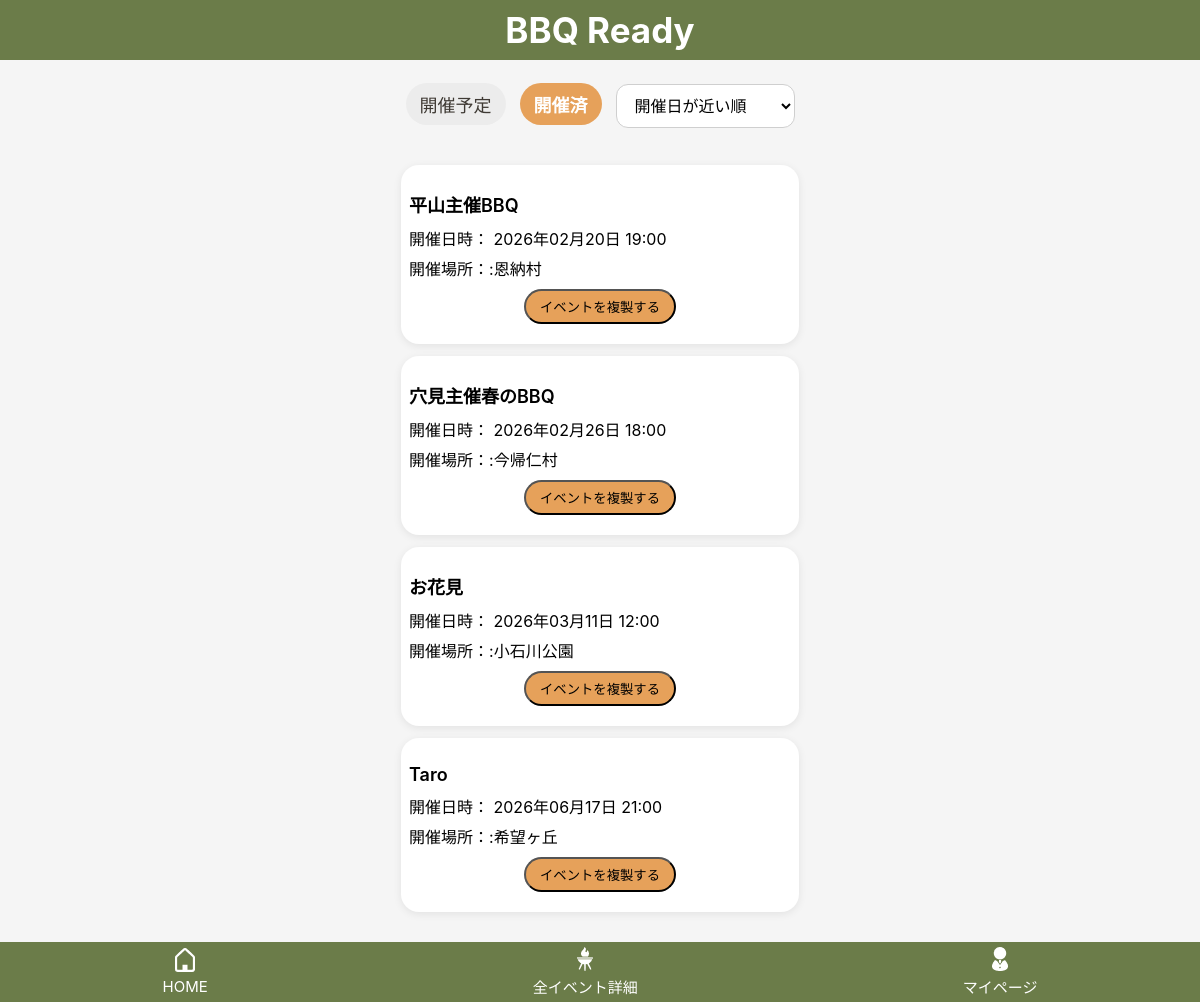
The page /events/?status=past&sort=held_at_asc (signed in) on the database its author committed.
### bbq_app/models.py (models this page shows, shortened)
class Event(models.Model):
    user = models.ForeignKey(settings.AUTH_USER_MODEL, on_delete=models.CASCADE, related_name="events")
    name = models.CharField("イベント名", max_length=30)
    held_at = models.DateTimeField("開催日時", null=True, blank=True)
    location = models.CharField("開催場所", max_length=50, blank=True)
    created_at = models.DateTimeField("作成日時", auto_now_add=True)
    updated_at = models.DateTimeField("更新日時", auto_now=True)

### bbq_app/views.py (the view)
# urls.py: path("events/", views.event_list, name="event_list"),
@login_required
def event_list(request):
    status = request.GET.get("status", "upcoming")
    sort =request.GET.get("sort", "held_at_asc")
    now = timezone.now()
    qs = Event.objects.filter(user=request.user)
    if status == "past":
        events = qs.filter(held_at__lt=now)
    else:
        events = qs.filter(Q(held_at__gte=now) | Q(held_at__isnull=True))
    if sort == "held_at_desc":
        events = events.order_by("-held_at")
    elif sort == "created_desc":
        events = events.order_by("-created_at")
    else:
        sort = "held_at_asc"
        events =events.order_by("held_at")
    return render(request, "bbq_app/event_list.html",{"events":events,"status":status,"sort":sort})

### bbq_app/templates/bbq_app/event_list.html (shortened to what this page needs)
{% extends "bbq_app/base.html" %}
{% block content %}
<h2 class="event-list-page-title">全イベント詳細確認</h2>
<div class="event-list-toolbar">
    <div class="event-list-tabs">
        <a href="{% url 'event_list' %}?status=upcoming&sort={{ sort }}"
        class="event-tab {% if status == 'upcoming' %}active{% endif %}">
            開催予定
        </a>
        <a href="{% url 'event_list' %}?status=past&sort={{ sort }}"
        class="event-tab {% if status == 'past' %}active{% endif %}">
            開催済
        </a>
    </div>
    <form method="get" class="event-sort">
        <select name="sort" onchange="this.form.submit()">
            <option value="held_at_asc" {% if sort == "held_at_asc" %}selected{% endif %}>
                開催日が近い順
            </option>
        </select>
    </form>
</div>
<div class="event-card-list">
    {% for event in events %}
        <div class="event-list-card">
            <a href="{% url 'item_edit' event.id %}" class="event-list-card__link">
                <p class="event-list-card__title">{{ event.name }}</p>
                <p class="event-list-card__text">
                    開催日時：
                    {% if event.held_at %}
                        {{ event.held_at|date:"Y年m月d日 H:i" }}
                    {% else %}
                        未定
                    {% endif %}
                </p>
                <p class="event-list-card__text">
                    開催場所：:{{ event.location|default:"未定"}}
                </p>
            </a>
            <button type="button" class="event-list-card__duplicate-btn"
                    onclick="openDuplicateModal({{ event.id }}); return false;">
                イベントを複製する
            </button>
        </div>
    {% empty %}
        <p class="event-list-empty">イベントがありません</p>
    {% endfor %}
</div>
{% endblock %}

### bbq_app/static/bbq_app/css/style.css (style rules this page uses)
body { margin: 0; background: #f5f5f5; font-family: -apple-system, BlinkMacSystemFont, "Helvetica Neue", sans-serif; }
.main-content form input, .main-content form textarea, .main-content form select { width: 100%; max-width: 100%; box-sizing: border-box; }
.main-content input, .main-content select, .main-content textarea { height: 44px; padding: 10px 12px; font-size: 16px; box-sizing: border-box; }
.event-card-list { display: flex; flex-direction: column; gap: 12px; }
.event-list-page-title { text-align: center; margin-bottom: 20px; }
.event-list-toolbar { display: flex; justify-content: center; align-items: center; gap: 14px; margin-bottom: 20px; flex-wrap: wrap; }
.event-list-tabs { display: flex; align-items: center; gap: 14px; margin-bottom: 20px; }
.event-list-tabs a, .event-list-tabs strong { display: inline-block; font-size: 18px; text-decoration: none; color: #3f3a34; padding: 8px 14px; border-radius: 999px; }
.event-sort { margin: 0; }
.event-sort select { width: auto; min-width: 120px; position: relative; top: -8px; }
.event-list-card { background: #ffffff; border-radius: 18px; padding: 8px; box-shadow: 0 2px 8px rgba(0, 0, 0, 0.08); }
.event-list-card__link { display: block; text-decoration: none; color: inherit; text-align: left; }
.event-list-card__title { font-size: 18px; font-weight: 600; margin-bottom: 10px; }
.event-list-card__text { margin: 6px 0; line-height: 1.5; }
.event-list-card__duplicate-btn { padding: 6px 14px; border-radius: 999px; background:#e6a15a; color:black; margin:12px auto; display:block; margin-top: 8px; }
.event-tab { padding:8px 16px; border-radius:999px; text-decoration:none; background:#ececec; color:#3f3a34; font-size:14px; }
.event-tab.active { background:#e6a15a; color:white; font-weight:600; }
.main-content input[type="text"], .main-content input[type="datetime-local"], .main-content input[type="date"], .main-content input[type="time"], .main-content input[type="datetime-local"], .main-content textarea, .main-content select { padding: 12px 14px; font-size: 16px; border-radius: 12px; border: 1px solid #cfcfcf; box-sizing: border-box; min-height: 44px; background: white; }

### rows shown on the page
Event: name "平山主催BBQ", held_at "2026年02月20日 19:00", location "恩納村"
Event: name "穴見主催春のBBQ", held_at "2026年02月26日 18:00", location "今帰仁村"
Event: name "お花見", held_at "2026年03月11日 12:00", location "小石川公園"
Event: name "Taro", held_at "2026年06月17日 21:00", location "希望ヶ丘"
